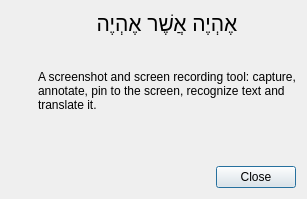
<?xml version="1.0" encoding="UTF-8"?>
<ui version="4.0">
 <class>AboutDialog</class>
 <widget class="QDialog" name="AboutDialog">
  <property name="windowTitle">
   <string>About Glimpse</string>
  </property>
  <layout class="QVBoxLayout" name="mainLayout">
   <property name="sizeConstraint">
    <enum>QLayout::SetFixedSize</enum>
   </property>
   <item>
    <layout class="QHBoxLayout" name="contentLayout">
     <property name="spacing">
      <number>20</number>
     </property>
     <item>
      <widget class="QLabel" name="iconLabel">
       <property name="alignment">
        <set>Qt::AlignHCenter|Qt::AlignTop</set>
       </property>
      </widget>
     </item>
     <item>
      <layout class="QVBoxLayout" name="textLayout">
       <property name="spacing">
        <number>10</number>
       </property>
       <item>
        <widget class="QLabel" name="mottoLabel">
         <property name="text">
          <string notr="true">אֶהְיֶה אֲשֶׁר אֶהְיֶה</string>
         </property>
         <property name="font">
          <font>
           <pointsize>16</pointsize>
          </font>
         </property>
         <property name="alignment">
          <set>Qt::AlignCenter</set>
         </property>
        </widget>
       </item>
       <item>
        <widget class="QLabel" name="titleLabel">
         <property name="textFormat">
          <enum>Qt::RichText</enum>
         </property>
        </widget>
       </item>
       <item>
        <widget class="QLabel" name="descriptionLabel">
         <property name="text">
          <string>A screenshot and screen recording tool: capture, annotate, pin to the screen, recognize text and translate it.</string>
         </property>
         <property name="wordWrap">
          <bool>true</bool>
         </property>
         <property name="minimumWidth">
          <number>360</number>
         </property>
        </widget>
       </item>
       <item>
        <widget class="QLabel" name="linksLabel">
         <property name="textFormat">
          <enum>Qt::RichText</enum>
         </property>
         <property name="openExternalLinks">
          <bool>true</bool>
         </property>
         <property name="textInteractionFlags">
          <set>Qt::TextBrowserInteraction</set>
         </property>
        </widget>
       </item>
       <item>
        <widget class="QLabel" name="licenseLabel">
         <property name="textFormat">
          <enum>Qt::RichText</enum>
         </property>
         <property name="openExternalLinks">
          <bool>true</bool>
         </property>
         <property name="wordWrap">
          <bool>true</bool>
         </property>
         <property name="textInteractionFlags">
          <set>Qt::TextBrowserInteraction</set>
         </property>
        </widget>
       </item>
      </layout>
     </item>
    </layout>
   </item>
   <item>
    <widget class="QDialogButtonBox" name="buttonBox">
     <property name="standardButtons">
      <set>QDialogButtonBox::Close</set>
     </property>
    </widget>
   </item>
  </layout>
 </widget>
 <resources/>
 <connections>
  <connection>
   <sender>buttonBox</sender>
   <signal>rejected()</signal>
   <receiver>AboutDialog</receiver>
   <slot>reject()</slot>
  </connection>
 </connections>
</ui>
